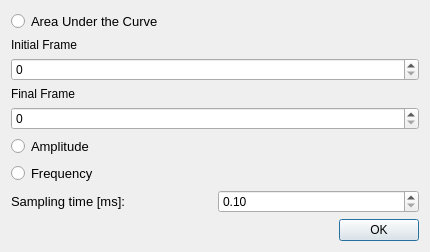
<?xml version="1.0" encoding="UTF-8"?>
<ui version="4.0">
 <class>Dialog</class>
 <widget class="QDialog" name="Dialog">
  <property name="geometry">
   <rect>
    <x>0</x>
    <y>0</y>
    <width>430</width>
    <height>246</height>
   </rect>
  </property>
  <property name="windowTitle">
   <string>Dialog</string>
  </property>
  <layout class="QVBoxLayout" name="verticalLayout">
   <item>
    <widget class="QRadioButton" name="area_radButton">
     <property name="font">
      <font>
       <pointsize>10</pointsize>
      </font>
     </property>
     <property name="text">
      <string>Area Under the Curve</string>
     </property>
    </widget>
   </item>
   <item>
    <widget class="QLabel" name="label">
     <property name="text">
      <string>Initial Frame</string>
     </property>
    </widget>
   </item>
   <item>
    <widget class="QSpinBox" name="inF_spinBox">
     <property name="maximum">
      <number>10000</number>
     </property>
    </widget>
   </item>
   <item>
    <widget class="QLabel" name="label_2">
     <property name="text">
      <string>Final Frame</string>
     </property>
    </widget>
   </item>
   <item>
    <widget class="QSpinBox" name="finF_spinBox">
     <property name="maximum">
      <number>10000</number>
     </property>
    </widget>
   </item>
   <item>
    <widget class="QRadioButton" name="amp_radButton">
     <property name="font">
      <font>
       <pointsize>10</pointsize>
      </font>
     </property>
     <property name="text">
      <string>Amplitude</string>
     </property>
    </widget>
   </item>
   <item>
    <widget class="QRadioButton" name="freq_radButton">
     <property name="font">
      <font>
       <pointsize>10</pointsize>
      </font>
     </property>
     <property name="text">
      <string>Frequency </string>
     </property>
    </widget>
   </item>
   <item>
    <layout class="QHBoxLayout" name="horizontalLayout">
     <item>
      <widget class="QLabel" name="label_3">
       <property name="font">
        <font>
         <pointsize>10</pointsize>
        </font>
       </property>
       <property name="text">
        <string>Sampling time [ms]: </string>
       </property>
      </widget>
     </item>
     <item>
      <widget class="QDoubleSpinBox" name="sampleTime">
       <property name="minimum">
        <double>0.100000000000000</double>
       </property>
       <property name="maximum">
        <double>1.000000000000000</double>
       </property>
       <property name="singleStep">
        <double>0.100000000000000</double>
       </property>
      </widget>
     </item>
    </layout>
   </item>
   <item>
    <widget class="QDialogButtonBox" name="buttonBox">
     <property name="orientation">
      <enum>Qt::Horizontal</enum>
     </property>
     <property name="standardButtons">
      <set>QDialogButtonBox::Ok</set>
     </property>
    </widget>
   </item>
  </layout>
 </widget>
 <resources/>
 <connections>
  <connection>
   <sender>buttonBox</sender>
   <signal>accepted()</signal>
   <receiver>Dialog</receiver>
   <slot>accept()</slot>
   <hints>
    <hint type="sourcelabel">
     <x>248</x>
     <y>254</y>
    </hint>
    <hint type="destinationlabel">
     <x>157</x>
     <y>274</y>
    </hint>
   </hints>
  </connection>
  <connection>
   <sender>buttonBox</sender>
   <signal>rejected()</signal>
   <receiver>Dialog</receiver>
   <slot>reject()</slot>
   <hints>
    <hint type="sourcelabel">
     <x>316</x>
     <y>260</y>
    </hint>
    <hint type="destinationlabel">
     <x>286</x>
     <y>274</y>
    </hint>
   </hints>
  </connection>
 </connections>
</ui>
